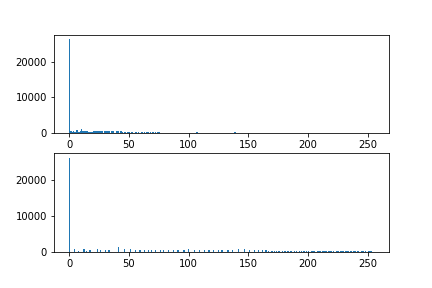

Generate this figure with Python:
import cv2 as cv
import numpy as np
import math
from matplotlib import pyplot as plt

#choose read which image
img = cv.imread('Lena.bmp', cv.IMREAD_GRAYSCALE)
#img = cv.imread('Peppers.bmp', cv.IMREAD_GRAYSCALE)
#img = cv.imread('Cameraman.bmp', cv.IMREAD_GRAYSCALE)

#print height and width of input image
height, width = img.shape
print(type(img))
print(img.shape)
print("height = ", height)
print("width = ", width)

#creat new image for output and array of cdf & pdf
h_eq = np.zeros( (height, width), np.uint8 )
pdf = np.zeros( (256))
cdf = np.zeros( (256))

#calculation pdf
print("wait for produce pdf ......")
for k in range(256):
    freq = 0
    for i in range(height):
        for j in range(width):
            if img[i][j] == k: freq += 1
    pdf[k] = freq
print("pdf done")

#calculation cdf
for i in range(256):
    for j in range(i+1):
        cdf[i] = cdf[i] + pdf[j]        
print("cdf done")
print("min of cdf = ", np.min(cdf))

#histogram equalization
for i in range(height):
    for j in range(width):
        h_eq[i][j] = (cdf[img[i][j]] - np.min(cdf))/((height*width) - np.min(cdf))*(256 - 1)
        
print("histogram equalization done")
cv.imshow('input', img)
cv.imshow('histogram_equalization', h_eq)

#show histogram
plt.subplot(2, 1, 1)
plt.hist(img.ravel(), 256, [0, 255],label= 'original image')
plt.subplot(2, 1, 2)
plt.hist(h_eq.ravel(), 256, [0, 255],label= 'histogram_equalization image')
plt.savefig('histogram.png')
plt.show()

#destroy Windows
cv.waitKey(0)
cv.destroyAllWindows()

